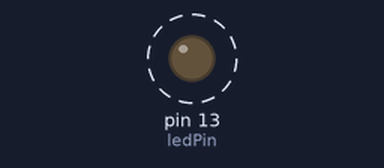
The sketch below on a simulated Arduino Uno, built for the host (arithmetic inside an expression is 32-bit, double 64-bit). Parts: output pins drawn as LEDs (lit = HIGH). Dashed ring = blinking.

Above: at 2.6 s.
Timing chart, 0 to 4.9 s (numbered marks = the images above):
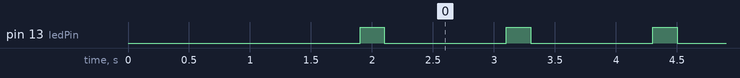

The sketch:

led_blink.ino
```cpp
#include <Arduino.h>
#define BLYNK_TEMPLATE_ID "TMPL6-ZQLQa9i"
#define BLYNK_TEMPLATE_NAME "Quickstart Template"
#define BLYNK_FIRMWARE_VERSION "0.1.1"
//#define BLYNK_AUTH_TOKEN "x6jH8FuMl5Z0X6ZSbfRE-6ZLogilzzTf"
/* Comment this out to disable prints and save space */
#define BLYNK_PRINT Serial

#define APP_DEBUG
#include "BlynkEdgent.h"
const int ledPin = LED_BUILTIN;

void setup() {
  Serial.begin(115200);
  pinMode(ledPin, OUTPUT);
  delay(100);
  BlynkEdgent.begin();
}

void loop() {
  BlynkEdgent.run();
  led_blink();

}
void led_blink()
{
   digitalWrite(ledPin, HIGH);  // Turn on the LED
  delay(200);                 // Wait for 1 second
  digitalWrite(ledPin, LOW);   // Turn off the LED
  delay(1000);                 // Wait for 1 second
}
```

Measured:
- by itself, pin 13 (ledPin): alternates HIGH for 0.20 s and LOW for 1.0 s
